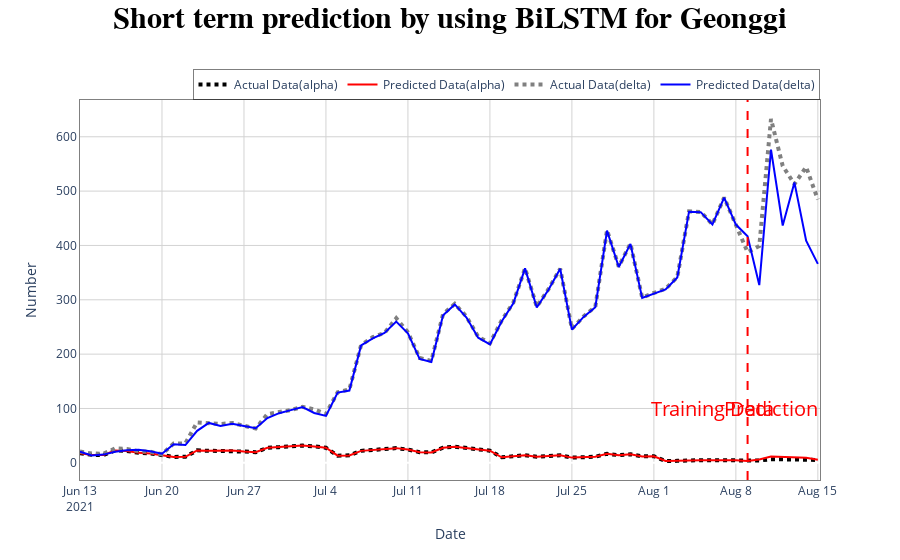

The notebook cell saved with this chart:
### Code cell
# 단기

fig = go.Figure()

fig.add_trace(go.Scatter(x=alpha_dic[region]['stdDay'], y=alpha_dic[region]['Alpha_origin'], name='Actual Data(alpha)',
                         mode='lines', line=dict(dash='dot', color='black', width=4)))
fig.add_trace(go.Scatter(x=alpha_dic[region]['stdDay'], y=alpha_dic[region]['Alpha_Predicted'], name='Predicted Data(alpha)',
                         mode='lines', line=dict(width=2, color='red')))
fig.add_trace(go.Scatter(x=delta_dic[region]['stdDay'], y=delta_dic[region]['Delta_origin'], name='Actual Data(delta)',
                         mode='lines', line=dict(dash='dot', color='gray', width=4)))
fig.add_trace(go.Scatter(x=delta_dic[region]['stdDay'], y=delta_dic[region]['Delta_Predicted'], name='Predicted Data(delta)',
                         mode='lines', line=dict(width=2, color='blue')))
fig.add_annotation(x='2021-08-06', y=100, text='Training Data', font_color='red', showarrow=False)
fig.add_annotation(x='2021-08-11', y=100, text='Prediction', font_color='red', showarrow=False)
fig.add_vline(x=alpha_dic['경기']['stdDay'][57], line_width=2, line_dash="dash", line_color="red")



fig.update_layout(
    title_text = 'Number of Infected cases of alpha and delta mutations',
    xaxis1_title = 'Date',
    yaxis1_title = 'Number',
    plot_bgcolor ='white', # 차트 안쪽 배경색
    title=dict(text='<b>Short term prediction by using BiLSTM for Geonggi</b>',
               xanchor='center', yanchor='bottom',
               x=0.5, y=0.95,
               font=dict(
                family="Arial",
                size=30,
                color="#000000"
                )),
    legend=dict(orientation ='h', 
                xanchor='right', x=1, y=1.08,
                bordercolor="Black",
                borderwidth=0.5),
)
fig.update_annotations(font_size=20)
fig.update_xaxes(linecolor='gray', gridcolor='lightgray',mirror=True)
fig.update_yaxes(linecolor='gray', gridcolor='lightgray',mirror=True)
fig.show()
fig.write_image(f"./image/alpha&delta_{eng[region]}_Short_term.png", scale=9, width=1920, height=708)

### Figure 1 — Plotly figure (JSON) as saved in the notebook; plotly's stock layout.template omitted (floating-point values rounded to 4 significant figures)
{"data": [{"line": {"color": "black", "dash": "dot", "width": 4}, "mode": "lines", "name": "Actual Data(alpha)", "type": "scatter", "x": ["2021-06-13", "2021-06-14", "2021-06-15", "2021-06-16", "2021-06-17", "2021-06-18", "2021-06-19", "2021-06-20", "2021-06-21", "2021-06-22", "2021-06-23", "2021-06-24", "2021-06-25", "2021-06-26", "2021-06-27", "2021-06-28", "2021-06-29", "2021-06-30", "2021-07-01", "2021-07-02", "2021-07-03", "2021-07-04", "2021-07-05", "2021-07-06", "2021-07-07", "2021-07-08", "2021-07-09", "2021-07-10", "2021-07-11", "2021-07-12", "2021-07-13", "2021-07-14", "2021-07-15", "2021-07-16", "2021-07-17", "2021-07-18", "2021-07-19", "2021-07-20", "2021-07-21", "2021-07-22", "2021-07-23", "2021-07-24", "2021-07-25", "2021-07-26", "2021-07-27", "2021-07-28", "2021-07-29", "2021-07-30", "2021-07-31", "2021-08-01", "2021-08-02", "2021-08-03", "2021-08-04", "2021-08-05", "2021-08-06", "2021-08-07", "2021-08-08", "2021-08-09", "2021-08-10", "2021-08-11", "2021-08-12", "2021-08-13", "2021-08-14", "2021-08-15"], "y": [17.88, 14.64, 14.4, 22.8, 21.96, 18.36, 17.4, 13.56, 10.92, 11.04, 22.92, 22.2, 21.96, 22.56, 20.76, 19.44, 27.6, 28.8, 29.88, 31.68, 30.24, 27.72, 13.2, 13.74, 22.02, 23.52, 24.3, 27.06, 24.42, 19.62, 19.08, 27.84, 29.76, 27.36, 23.58, 22.38, 10.2, 11.49, 13.95, 11.19, 12.45, 13.92, 9.6, 10.5, 11.19, 16.68, 14.07, 15.72, 11.85, 12.18, 3.37, 3.6, 4.87, 4.86, 4.62, 5.14, 4.62, 4.08, 4.2, 6.66, 5.75, 5.4, 5.73, 5.1]}, {"line": {"color": "red", "width": 2}, "mode": "lines", "name": "Predicted Data(alpha)", "type": "scatter", "x": ["2021-06-13", "2021-06-14", "2021-06-15", "2021-06-16", "2021-06-17", "2021-06-18", "2021-06-19", "2021-06-20", "2021-06-21", "2021-06-22", "2021-06-23", "2021-06-24", "2021-06-25", "2021-06-26", "2021-06-27", "2021-06-28", "2021-06-29", "2021-06-30", "2021-07-01", "2021-07-02", "2021-07-03", "2021-07-04", "2021-07-05", "2021-07-06", "2021-07-07", "2021-07-08", "2021-07-09", "2021-07-10", "2021-07-11", "2021-07-12", "2021-07-13", "2021-07-14", "2021-07-15", "2021-07-16", "2021-07-17", "2021-07-18", "2021-07-19", "2021-07-20", "2021-07-21", "2021-07-22", "2021-07-23", "2021-07-24", "2021-07-25", "2021-07-26", "2021-07-27", "2021-07-28", "2021-07-29", "2021-07-30", "2021-07-31", "2021-08-01", "2021-08-02", "2021-08-03", "2021-08-04", "2021-08-05", "2021-08-06", "2021-08-07", "2021-08-08", "2021-08-09", "2021-08-10", "2021-08-11", "2021-08-12", "2021-08-13", "2021-08-14", "2021-08-15"], "y": [17.85, 14.6, 14.36, 22.77, 21.92, 18.32, 17.36, 13.52, 10.88, 10.99, 22.87, 22.15, 21.91, 22.51, 20.71, 19.39, 27.56, 28.77, 29.85, 31.66, 30.21, 27.68, 13.18, 13.7, 21.99, 23.49, 24.26, 27.03, 24.39, 19.59, 19.05, 27.81, 29.73, 27.33, 23.56, 22.35, 10.18, 11.46, 13.92, 11.16, 12.42, 13.89, 9.579, 10.48, 11.16, 16.65, 14.05, 15.7, 11.83, 12.14, 3.352, 3.582, 4.846, 4.836, 4.594, 5.111, 4.596, 3.437, 6.217, 11.42, 11.08, 10.05, 9.496, 5.776]}, {"line": {"color": "gray", "dash": "dot", "width": 4}, "mode": "lines", "name": "Actual Data(delta)", "type": "scatter", "x": ["2021-06-13", "2021-06-14", "2021-06-15", "2021-06-16", "2021-06-17", "2021-06-18", "2021-06-19", "2021-06-20", "2021-06-21", "2021-06-22", "2021-06-23", "2021-06-24", "2021-06-25", "2021-06-26", "2021-06-27", "2021-06-28", "2021-06-29", "2021-06-30", "2021-07-01", "2021-07-02", "2021-07-03", "2021-07-04", "2021-07-05", "2021-07-06", "2021-07-07", "2021-07-08", "2021-07-09", "2021-07-10", "2021-07-11", "2021-07-12", "2021-07-13", "2021-07-14", "2021-07-15", "2021-07-16", "2021-07-17", "2021-07-18", "2021-07-19", "2021-07-20", "2021-07-21", "2021-07-22", "2021-07-23", "2021-07-24", "2021-07-25", "2021-07-26", "2021-07-27", "2021-07-28", "2021-07-29", "2021-07-30", "2021-07-31", "2021-08-01", "2021-08-02", "2021-08-03", "2021-08-04", "2021-08-05", "2021-08-06", "2021-08-07", "2021-08-08", "2021-08-09", "2021-08-10", "2021-08-11", "2021-08-12", "2021-08-13", "2021-08-14", "2021-08-15"], "y": [20.86, 17.08, 16.8, 26.6, 25.62, 21.42, 20.3, 15.82, 35.49, 35.88, 74.49, 72.15, 71.37, 73.32, 67.47, 63.18, 89.7, 93.6, 97.11, 103.0, 98.28, 90.09, 129.8, 135.1, 216.5, 231.3, 238.9, 266.1, 240.1, 192.9, 187.6, 273.8, 292.6, 269.0, 231.9, 220.1, 261.8, 294.9, 358.1, 287.2, 319.6, 357.3, 246.4, 269.5, 287.2, 428.1, 361.1, 403.5, 304.1, 312.6, 320.1, 342, 462.6, 461.7, 438.9, 488.3, 438.9, 387.6, 399, 632.7, 546.2, 513, 544.4, 484.5]}, {"line": {"color": "blue", "width": 2}, "mode": "lines", "name": "Predicted Data(delta)", "type": "scatter", "x": ["2021-06-13", "2021-06-14", "2021-06-15", "2021-06-16", "2021-06-17", "2021-06-18", "2021-06-19", "2021-06-20", "2021-06-21", "2021-06-22", "2021-06-23", "2021-06-24", "2021-06-25", "2021-06-26", "2021-06-27", "2021-06-28", "2021-06-29", "2021-06-30", "2021-07-01", "2021-07-02", "2021-07-03", "2021-07-04", "2021-07-05", "2021-07-06", "2021-07-07", "2021-07-08", "2021-07-09", "2021-07-10", "2021-07-11", "2021-07-12", "2021-07-13", "2021-07-14", "2021-07-15", "2021-07-16", "2021-07-17", "2021-07-18", "2021-07-19", "2021-07-20", "2021-07-21", "2021-07-22", "2021-07-23", "2021-07-24", "2021-07-25", "2021-07-26", "2021-07-27", "2021-07-28", "2021-07-29", "2021-07-30", "2021-07-31", "2021-08-01", "2021-08-02", "2021-08-03", "2021-08-04", "2021-08-05", "2021-08-06", "2021-08-07", "2021-08-08", "2021-08-09", "2021-08-10", "2021-08-11", "2021-08-12", "2021-08-13", "2021-08-14", "2021-08-15"], "y": [20.67, 13.68, 15.14, 20.43, 23.21, 24.21, 21.25, 16.72, 34.1, 32.68, 58.79, 73.39, 67.97, 71.9, 67.65, 63.74, 82.47, 91.34, 97.02, 102.5, 91.76, 86.36, 129.2, 133.0, 215.9, 228.9, 239.2, 259.9, 238.2, 191.3, 185.7, 271.5, 291.4, 267.4, 230.2, 218.0, 260.1, 293.6, 357.9, 285.9, 318.4, 357.1, 245.2, 268.5, 286.3, 427.3, 360.4, 402.9, 303.3, 311.9, 319.2, 341.2, 462.2, 461.3, 438.6, 487.9, 438.4, 417.1, 327.0, 576.3, 436.8, 516.0, 408.9, 366.1]}], "layout": {"annotations": [{"font": {"color": "red", "size": 20}, "showarrow": false, "text": "Training Data", "x": "2021-08-06", "y": 100}, {"font": {"color": "red", "size": 20}, "showarrow": false, "text": "Prediction", "x": "2021-08-11", "y": 100}], "legend": {"bordercolor": "Black", "borderwidth": 0.5, "orientation": "h", "x": 1, "xanchor": "right", "y": 1.08}, "plot_bgcolor": "white", "shapes": [{"line": {"color": "red", "dash": "dash", "width": 2}, "type": "line", "x0": "2021-08-09", "x1": "2021-08-09", "xref": "x", "y0": 0, "y1": 1, "yref": "y domain"}], "title": {"font": {"color": "#000000", "family": "Arial", "size": 30}, "text": "<b>Short term prediction by using BiLSTM for Geonggi</b>", "x": 0.5, "xanchor": "center", "y": 0.95, "yanchor": "bottom"}, "xaxis": {"gridcolor": "lightgray", "linecolor": "gray", "mirror": true, "title": {"text": "Date"}}, "yaxis": {"gridcolor": "lightgray", "linecolor": "gray", "mirror": true, "title": {"text": "Number"}}}}
